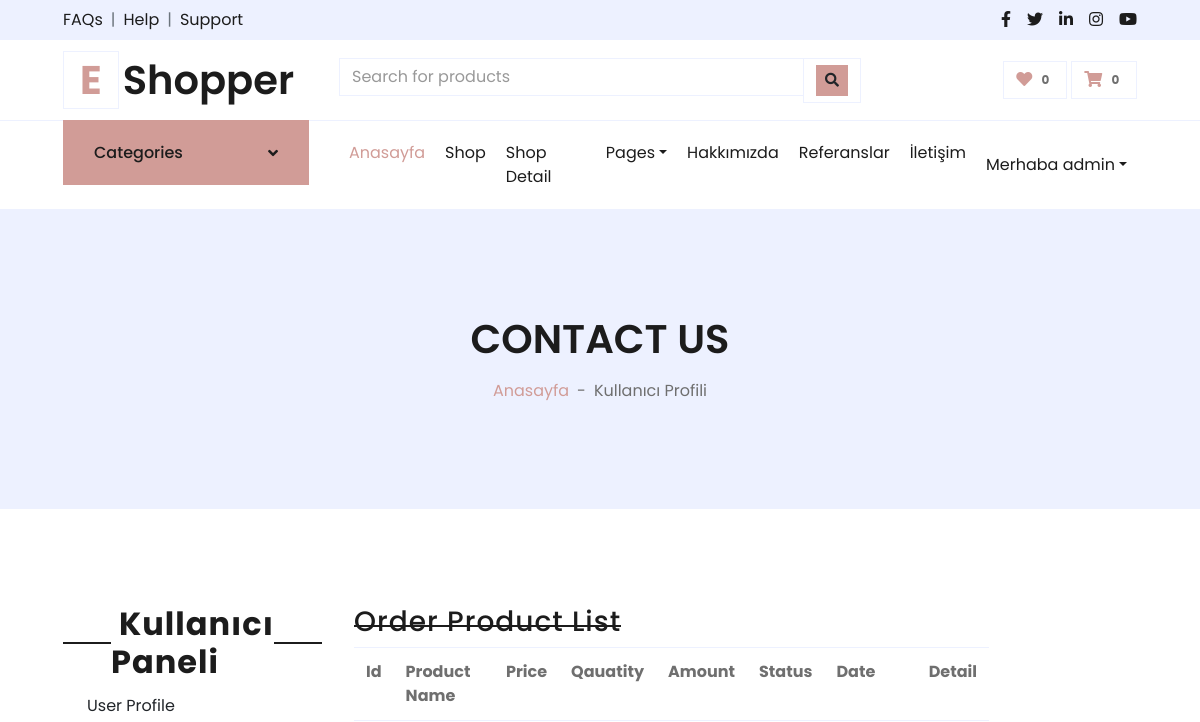
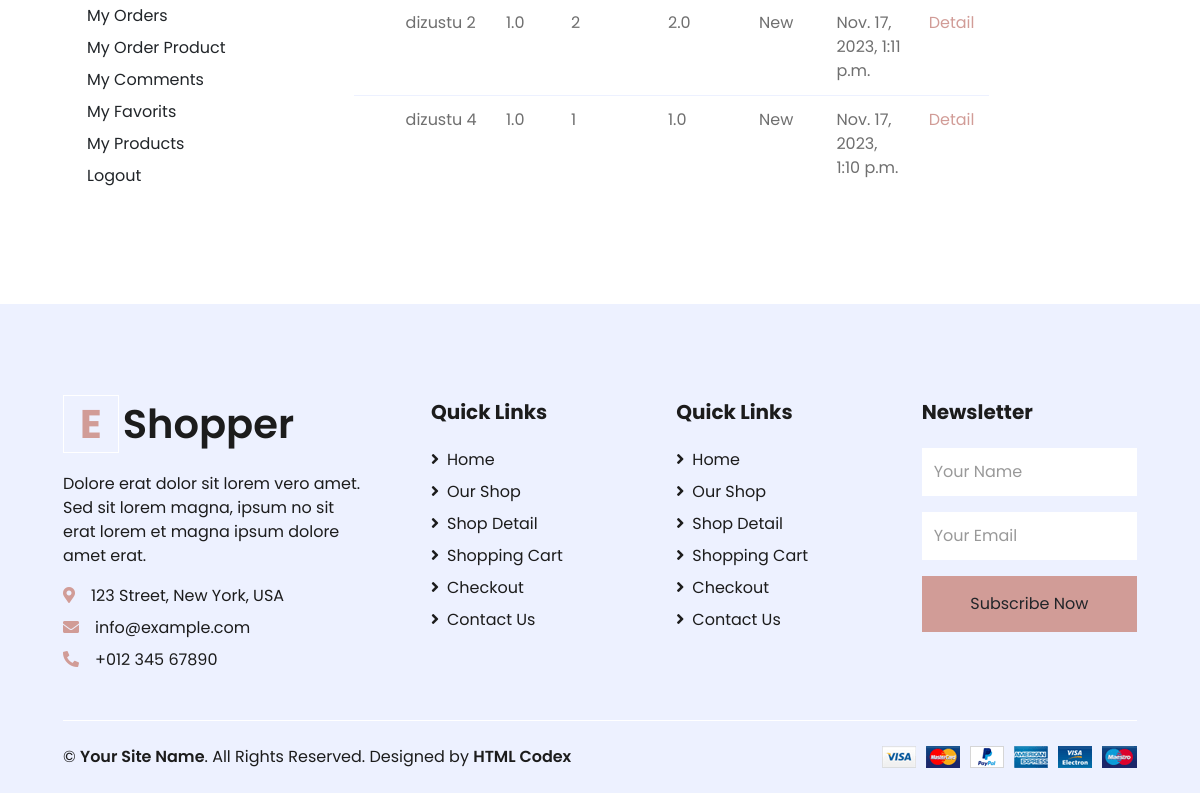
The app's page /user/orders_product/ (signed in), older data (2 pictures, top to bottom).
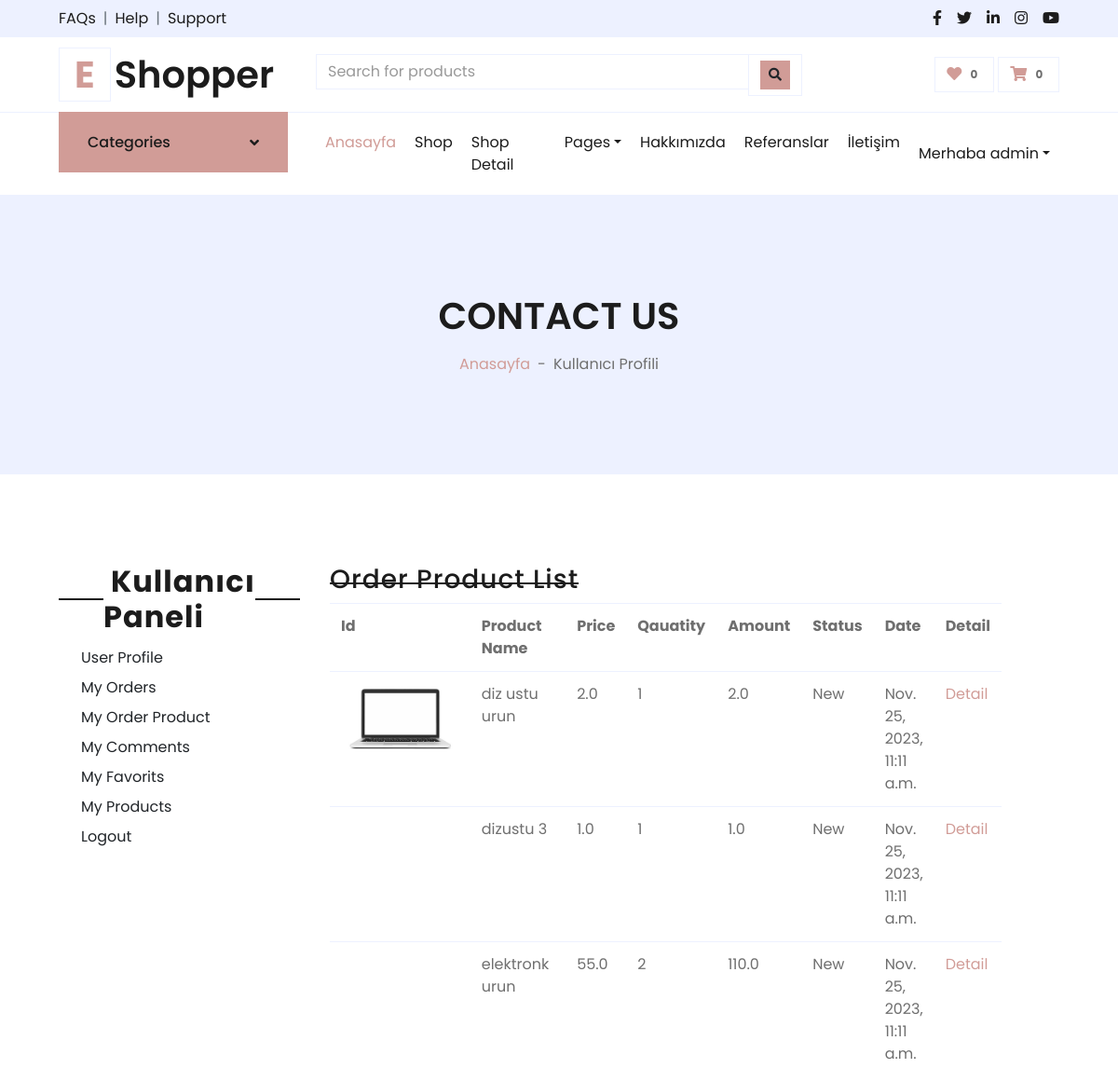
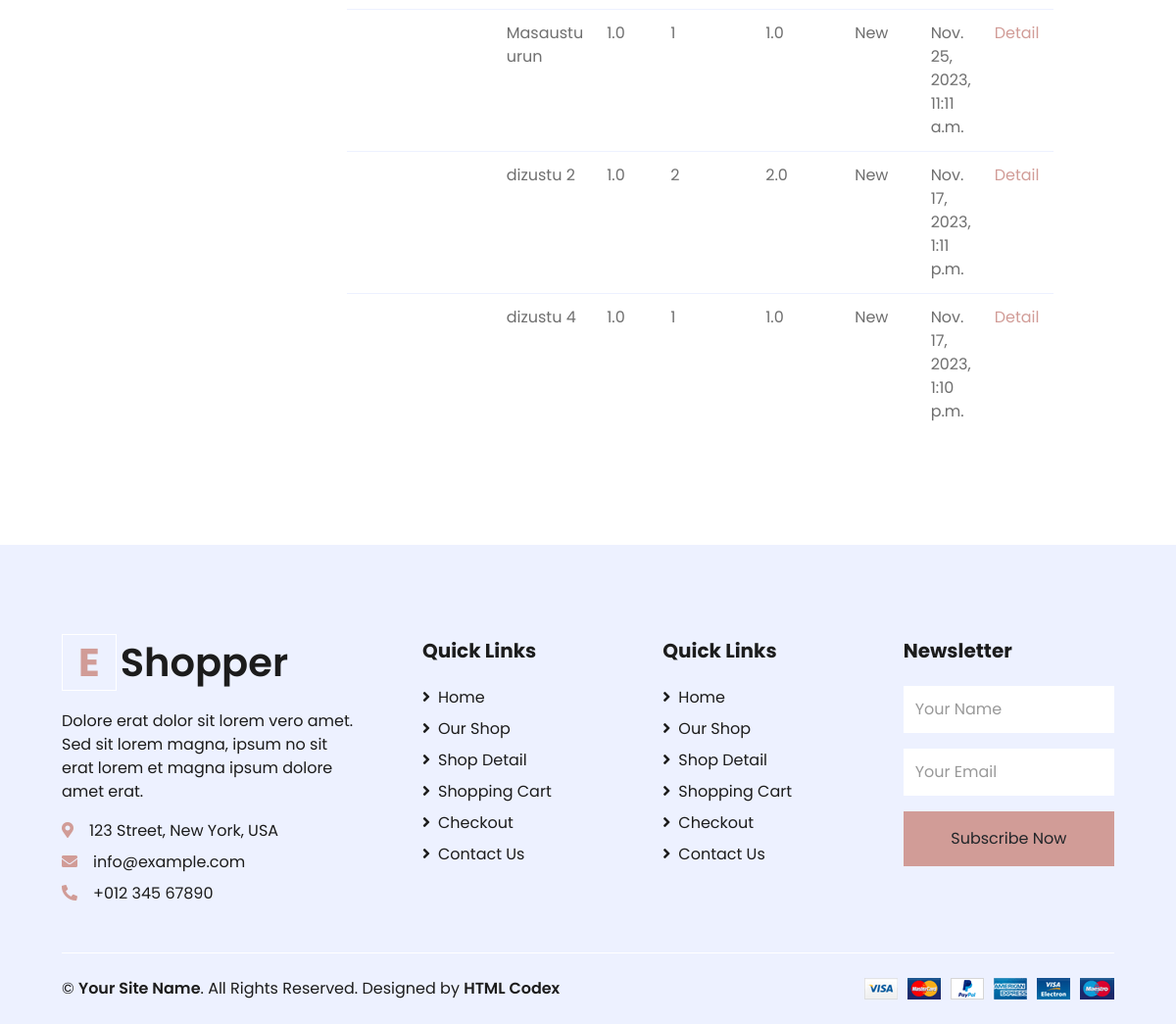
The same page, newer data (2 pictures, top to bottom).
### order/models.py (models this page shows, shortened)
class OrderProduct(models.Model):
    STATUS = (
        ('New', 'New'),
        ('Accepted', 'Accepted'),
        ('Canceled', 'Canceled'),
    )
    order = models.ForeignKey(Order, on_delete=models.CASCADE)
    user = models.ForeignKey(User, on_delete=models.CASCADE)
    product = models.ForeignKey(Product, on_delete=models.CASCADE)
    quantity = models.IntegerField()
    price = models.FloatField()
    amount = models.FloatField()
    status = models.CharField(max_length=10, choices=STATUS, default='New')
    create_at = models.DateTimeField(auto_now_add=True)
    update_at = models.DateTimeField(auto_now=True)

### product/models.py (models this page shows, shortened)
class Product(models.Model):
    STATUS = (
        ('True', 'Evet'),
        ('False', 'Hayir'),
    )
    category = models.ForeignKey(Category, on_delete=models.CASCADE) #many to one relation with Category
    title = models.CharField(max_length=150)
    keywords = models.CharField(blank=True,max_length=255)
    description = models.TextField(blank=True,max_length=255)
    image=models.ImageField(blank=True, upload_to='images/')
    price= models.FloatField()
    amount=models.IntegerField(default=0)
    detail=RichTextUploadingField()
    status=models.CharField(max_length=10,choices=STATUS)
    create_at=models.DateTimeField(auto_now_add=True)
    update_at=models.DateTimeField(auto_now=True)
    slug = models.SlugField(null=False, unique=True)
    def image_tag(self):
        return mark_safe('<img src="{}" height="50"/>'.format(self.image.url))
    image_tag.short_descripion = 'Image'

### user/views.py (the view)
# urls.py: path('orders_product/', views.user_order_product, name='user_order_product'),
@login_required(login_url='/login') # Check login
def user_order_product(request):
    category = Category.objects.all()
    current_user = request.user
    order_product = OrderProduct.objects.filter(user_id=current_user.id).order_by('-id')
    context = {'category': category,
               'order_product': order_product,
               }
    return render(request, 'user_order_products.html', context)

### user/templates/user_order_products.html (shortened to what this page needs)
{% extends 'homebase.html' %}
{% block sidebar %} {% include 'sidebar.html' %}  {% endblock %}
{% block body %}
    <div class="container-fluid bg-secondary mb-5">
        <div class="d-flex flex-column align-items-center justify-content-center" style="min-height: 300px">
            <h1 class="font-weight-semi-bold text-uppercase mb-3">Contact Us</h1>
            <div class="d-inline-flex">
                <p class="m-0"><a href="/">Anasayfa</a></p>
                <p class="m-0 px-2">-</p>
                <p class="m-0">Kullanıcı Profili</p>
            </div>
        </div>
    </div>
    <div class="container-fluid pt-5">
        <div class="row px-xl-5">
            {% include 'user_panel.html' %}
                       <div class="col-lg-9 table-responsive mb-5">
 <div class="col-md-10">
                    <div class="order-summary clearfix">
                        <div class="section-title">
                            <h3 class="title">Order Product List</h3>
                        </div>
                        <table class="shopping-cart-table table">
                            <tr>
                                <th class="text-left">Id </th>
                                <th class="text-left">Product Name </th>
                                <th class="text-left">Price </th>
                                <th class="text-left">Qauatity </th>
                                <th class="text-left">Amount </th>
                                <th class="text-left">Status </th>
                                <th class="text-left">Date </th>
                                <th class="text-left">Detail </th>
                            </tr>
                            {% for rs in order_product %}
                                <tr>
                                    <td class="text-left">
                                        <a href="/product/{{ rs.product_id }}/{{ rs.product.slug }}">
                                            {% if rs.variant.image_id > 0 %}
                                                <img src="{{rs.variant.image }}" alt="" style="height: 80px">
                                            {% else %}
                                                <img src="{{rs.product.image.url}}" alt="" style="height: 80px">
                                            {% endif %}
                                        </a>
                                    </td>
                                    <td>{{ rs.product.title}} {{ rs.variant.size }}   {{ rs.variant.color }}</td>
                                    <td class="text-left">{{ rs.price}} </td>
                                    <td class="text-left">{{ rs.quantity}} </td>
                                    <td class="text-left">{{ rs.amount}} </td>
                                    <td class="text-left">{{ rs.status}} </td>
                                    <td class="text-left">{{ rs.create_at}} </td>
                                    <td class="text-left"><a class="primary-btn" href="/user/order_product_detail/{{ rs.id }}/{{ rs.order.id}}"> Detail </a></td>
                                </tr>
                            {% endfor %}
                        </table>
                    </div>
                </div>
            </div>
        </div>
    </div>
 {% endblock %}

### home/templates/sidebar.html (shortened to what this page needs)
{%  load static %}
{% if page == 'home' %}
    <div class="container-fluid mb-5">
{% else %}
  <div class="container-fluid">
      {% endif %}
        <div class="row border-top px-xl-5">
            <div class="col-lg-3 d-none d-lg-block">
                <a class="btn shadow-none d-flex align-items-center justify-content-between bg-primary text-white w-100" data-toggle="collapse" href="#navbar-vertical" style="height: 65px; margin-top: -1px; padding: 0 30px;">
                    <h6 class="m-0">Categories</h6>
                    <i class="fa fa-angle-down text-dark"></i>
                </a>
                        {% load mptt_tags %}
            </div>
            <div class="col-lg-9">
                <nav class="navbar navbar-expand-lg bg-light navbar-light py-3 py-lg-0 px-0">
                    <div class="collapse navbar-collapse justify-content-between" id="navbarCollapse">
                        <div class="navbar-nav mr-auto py-0">
                            <a href="/" class="nav-item nav-link active">Anasayfa</a>
                            <a href="shop.html" class="nav-item nav-link">Shop</a>
                            <a href="detail.html" class="nav-item nav-link">Shop Detail</a>
                            <div class="nav-item dropdown">
                                <a href="#" class="nav-link dropdown-toggle" data-toggle="dropdown">Pages</a>
                            </div>
                            <a href="/hakkimizda" class="nav-item nav-link">Hakkımızda</a>
                            <a href="/referanslar" class="nav-item nav-link">Referanslar</a>
                            <a href="/iletisim" class="nav-item nav-link">İletişim</a>
                        </div>
                        <div class="navbar-nav ml-auto py-0">
                            {%  if user.id is not None %}
                            <div class="nav-item dropdown">
                                <a href="#" class="nav-link dropdown-toggle" data-toggle="dropdown"> Merhaba {{ user.username }}</a>
                            </div>
                                {% else %}
                                  <a href="/login" class="nav-item nav-link">Login</a>
                            <a href="/signup" class="nav-item nav-link">Signup</a>
                            {% endif %}
                        </div>
                    </div>
                </nav>
            </div>
        </div>
    </div>

Row changes from the older to the newer data that the page shows:
added OrderProduct: product.image (picture), product "diz ustu urun", price "2.0", quantity "1", amount "2.0", status "New", create_at "Nov. 25, 2023, 11:11 a.m."
added OrderProduct: product "dizustu 3", price "1.0", quantity "1", amount "1.0", status "New", create_at "Nov. 25, 2023, 11:11 a.m."
added OrderProduct: product "elektronk urun", price "55.0", quantity "2", amount "110.0", status "New", create_at "Nov. 25, 2023, 11:11 a.m."
added OrderProduct: product "Masaustu urun", price "1.0", quantity "1", amount "1.0", status "New", create_at "Nov. 25, 2023, 11:11 a.m."
